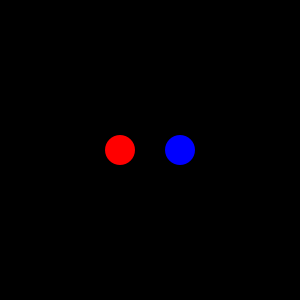
Frame 1 (no input)
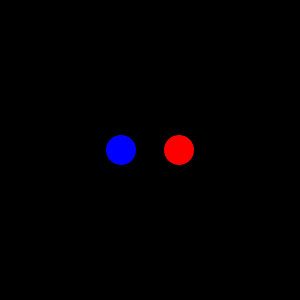
Frame 60 (the mouse pressed at the canvas centre just before this capture)
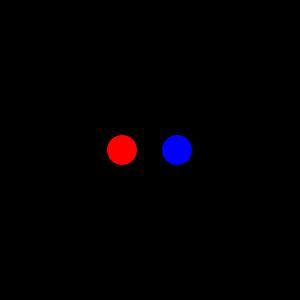
Frame 120 (the mouse held since frame 60 and released just before this capture)

The Processing sketch that drew these frames (run headless with seeded random() and noise(); from frame 60 on, the mouse is pressed at the canvas centre):

// Processing sketch: flickrSolution
// ── flickrSolution.pde
final float DIA = 30;
float x1, x2;
boolean redInFront = false;

void setup() {
  size(300,300);
  background(0);
  x1 = width/2-DIA;
  x2 = width/2+DIA;
}

void draw() {
  background(0);
  noStroke();
  if(redInFront == true) {
    //blue ball
    fill(0,0,255);
    ellipse(x2, height/2, DIA, DIA);
    x1 = x1 - 1; //blue ball moves left
    
    //red ball
    fill(255,0,0);
    ellipse(x1, height/2, DIA, DIA);
    x2 = x2 + 1; //red ball moves right
  }
  else {
    fill(255,0,0);
    ellipse(x1, height/2, DIA, DIA);
    x1 = x1 + 1;
    
    fill(0,0,255);
    ellipse(x2, height/2, DIA, DIA);
    x2 = x2 - 1;
  }
  if(abs(x1 - width/2) > DIA) { //if you reach the extreme
    redInFront = !redInFront;
  }
}
